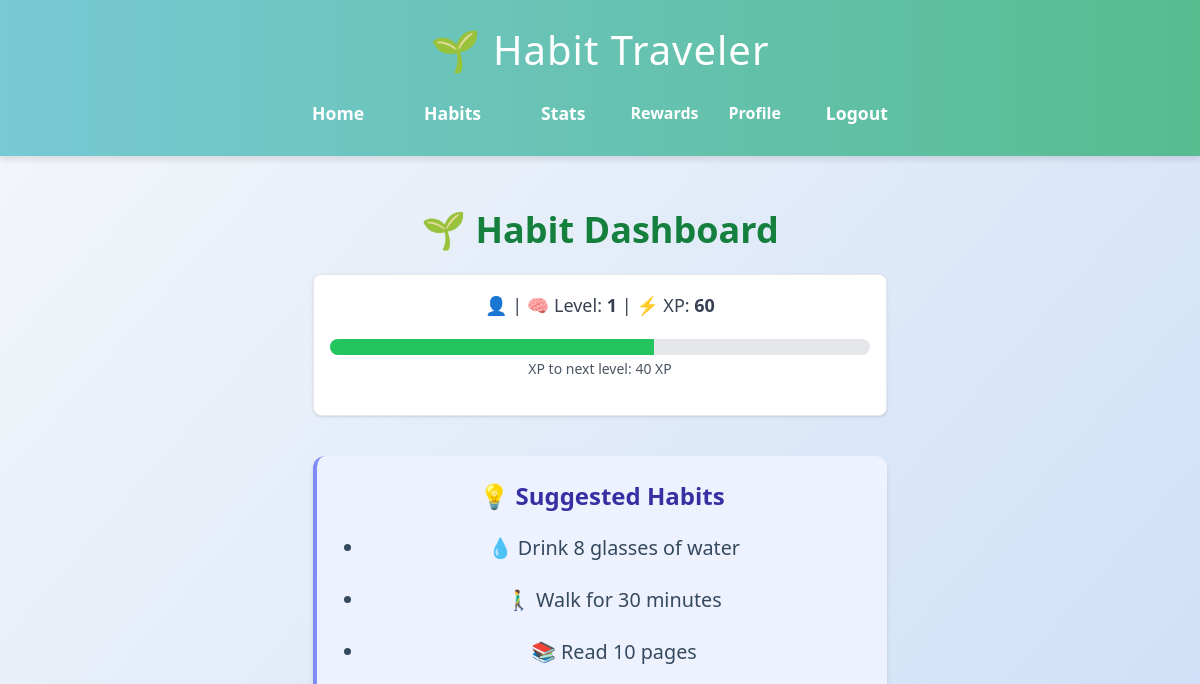
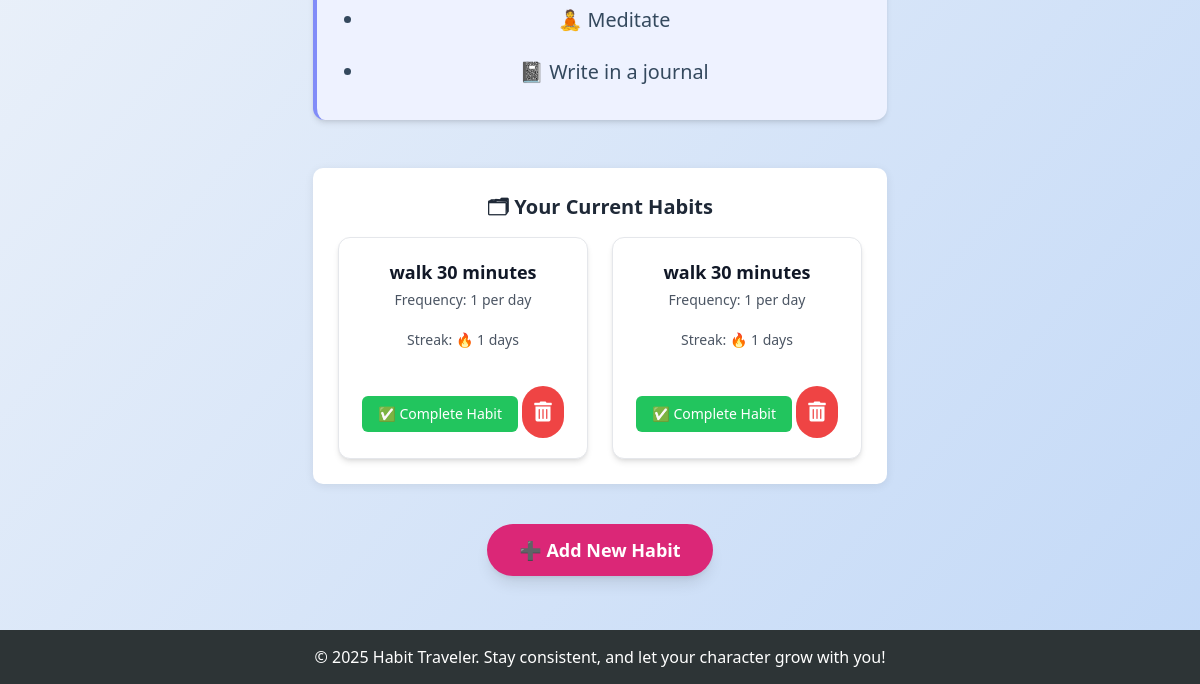
Page /habits (signed in) on the earlier database version (2 pictures, top to bottom).
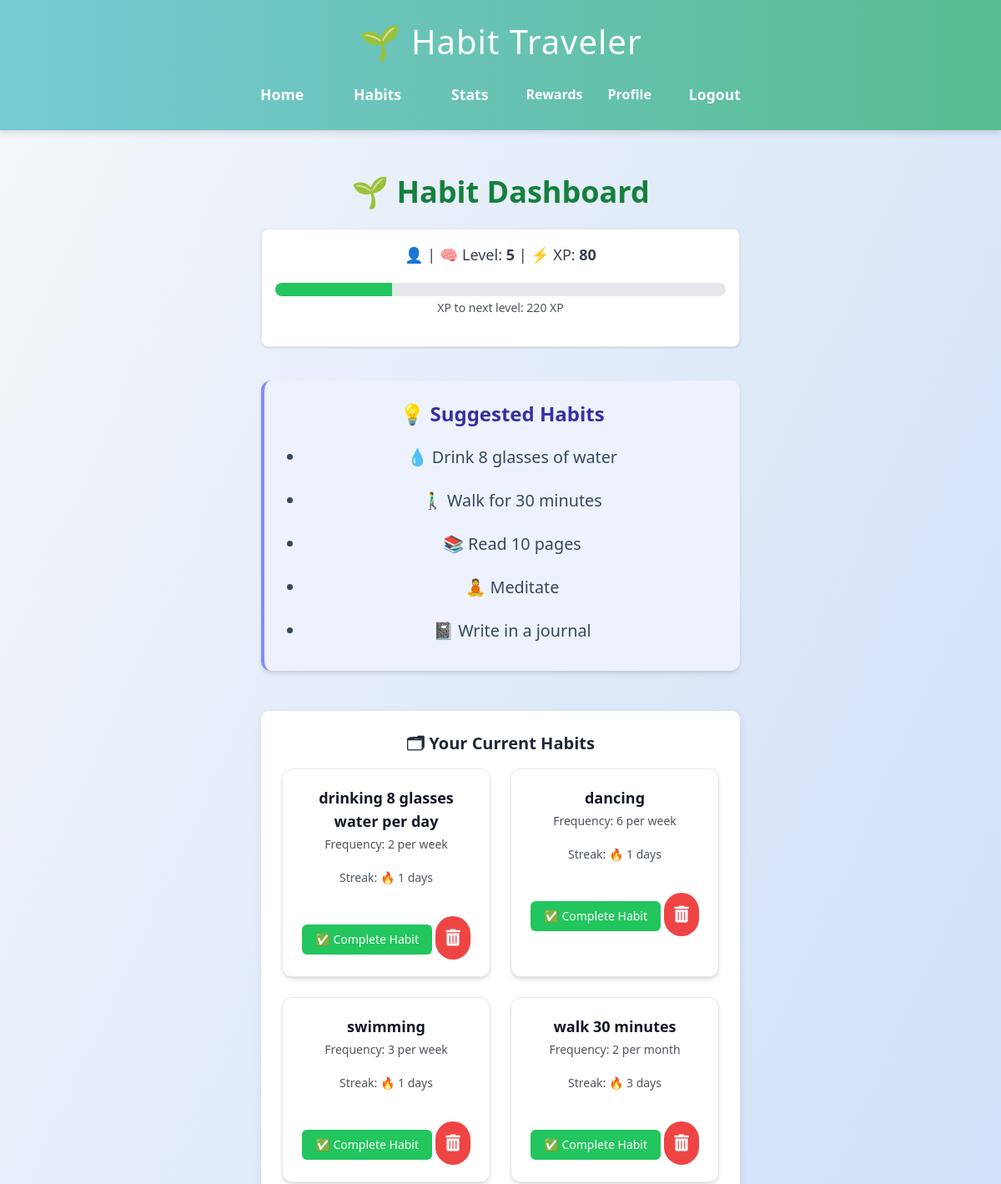
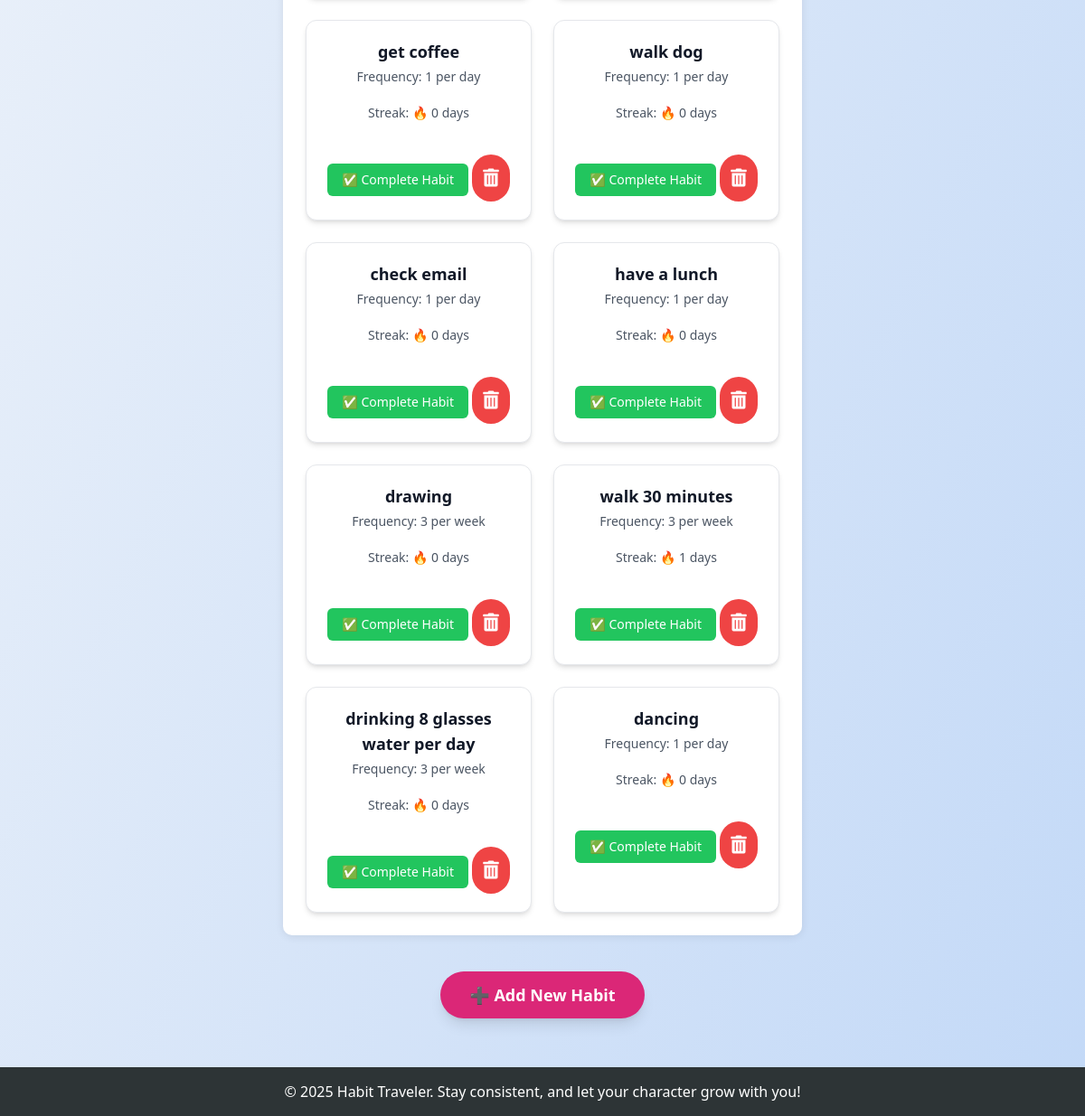
Same page on the later database version (2 pictures, top to bottom).
### app.py (models this page shows)
class User(db.Model):
    id = db.Column(db.Integer, primary_key=True)
    email = db.Column(db.String(150), unique=True, nullable=False)
    name = db.Column(db.String(150), unique=True, nullable=True)
    password = db.Column(db.String(200), nullable=False)
    xp = db.Column(db.Integer, default=0)
    level = db.Column(db.Integer, default=1)
    birthday = db.Column(db.Date, nullable=True)
    age = db.Column(db.Integer, nullable=True)
    description = db.Column(db.String(500), nullable=True)
    avatar = db.Column(db.String(200), nullable=True)

class Habit(db.Model):
    id = db.Column(db.Integer, primary_key=True)
    user_id = db.Column(db.Integer, db.ForeignKey('user.id'), nullable=False)
    name = db.Column(db.String(150), nullable=False)
    target_frequency = db.Column(db.Integer, nullable=True)
    frequency_period = db.Column(db.String(10), nullable=True)
    reminder_time = db.Column(db.Time, nullable=True)
    user = db.relationship('User', backref='habits')
    last_reminder_sent = db.Column(DateTime, nullable=True)

### app.py (the view)
@app.route('/habits')
def habits():
    if 'user_id' not in session:
        return redirect(url_for('login'))
    user_id = session['user_id']
    name = session.get('name')
    user = User.query.get(user_id)
    xp_needed = 100 + (user.level - 1) * 50
    progress_percent = int((user.xp / xp_needed) * 100) if xp_needed > 0 else 0
    progress_class = f"w-[{progress_percent}%]"
    user_habits = Habit.query.filter_by(user_id=user_id).all()
    habits_with_data = []
    for habit in user_habits:
        completions_query = HabitCompletion.query.filter_by(habit_id=habit.id, user_id=user_id)
        if habit.frequency_period == 'day':
            start_date = date.today()
        elif habit.frequency_period == 'week':
            start_date = date.today() - timedelta(days=date.today().weekday())
        elif habit.frequency_period == 'month':
            start_date = date.today().replace(day=1)
        completions = completions_query.filter(HabitCompletion.date >= start_date).count()
        habits_with_data.append({
            'id': habit.id,
            'name': habit.name,
            'streak': completions,
            'goal': habit.target_frequency,
            'period': habit.frequency_period,
            'on_track': completions >= habit.target_frequency
        })
    return render_template('habit.html',
                           habits=habits_with_data,
                           name=name,
                           user=user,
                           xp_needed=xp_needed,
                           progress_class=progress_class)

### templates/habit.html (shortened to what this page needs)
{% extends "base.html" %}
{% block content %}
<div class="max-w-4xl mx-auto p-6">
    <h2 class="text-4xl font-extrabold mb-6 text-center text-green-700">🌱 Habit Dashboard</h2>
    <div class="bg-white p-4 rounded-lg shadow mb-10 text-center border border-gray-200">
        <p class="text-lg text-gray-700 font-medium">
            👤 <strong>{{ username }}</strong> | 🧠 Level: <strong>{{ user.level }}</strong> | ⚡ XP: <strong>{{ user.xp }}</strong>
        </p>
        <div class="mt-3 h-4 bg-gray-200 rounded-full overflow-hidden">
            <div class="h-full bg-green-500 transition-all duration-300 {{ progress_class }}"></div>
        </div>
        <p class="text-sm text-gray-600 mt-1">XP to next level: {{ xp_needed - user.xp }} XP</p>
    </div>
    <section class="mb-12 bg-indigo-50 p-6 rounded-xl border-l-4 border-indigo-400 shadow-md">
        <h3 class="text-2xl font-bold text-indigo-800 mb-3">💡 Suggested Habits</h3>
        <ul class="list-disc pl-6 text-gray-700 space-y-1 text-lg">
            <li>💧 Drink 8 glasses of water</li>
            <li>🚶‍♂ Walk for 30 minutes</li>
            <li>📚 Read 10 pages</li>
            <li>🧘 Meditate</li>
            <li>📓 Write in a journal</li>
        </ul>
    </section>
    <section class="mb-10">
        <h3 class="text-xl font-semibold text-gray-800 mb-4">🗂 Your Current Habits</h3>
        {% if habits %}
            <div class="habits-container grid gap-6 sm:grid-cols-2">
                {% for habit in habits %}
                    <div class="habit-card bg-white p-5 rounded-xl shadow-md border border-gray-200">
                        <h4 class="text-lg font-bold text-gray-900">{{ habit.name }}</h4>
                        <p class="text-gray-600 text-sm mt-1">Frequency: {{ habit.goal }} per {{ habit.period }}</p>
                        <p class="text-gray-600 text-sm">Streak: 🔥 {{ habit.streak }} days</p>
                        <form action="{{ url_for('complete_habit', habit_id=habit.id) }}" method="post" style="display:inline;">
                            <button
                                class="bg-green-500 hover:bg-green-600 text-white py-2 px-4 rounded-md text-sm mt-4"
                                type="submit">
                                ✅ Complete Habit
                            </button>
                        </form>
                        <form action="{{ url_for('delete_habit', habit_id=habit.id) }}" method="post" style="display:inline;">
                            <button
                                type="submit"
                                class="bg-red-500 hover:bg-red-600 text-white p-3 rounded-full mt-4 transition duration-300 focus:outline-none">
                                <i class="fas fa-trash-alt text-xl"></i>
                            </button>
                        </form>
                    </div>
                {% endfor %}
            </div>
        {% else %}
            <div class="bg-yellow-50 border-l-4 border-yellow-400 text-yellow-800 p-4 rounded">
                <p>You haven’t added any habits yet. Start your first quest!</p>
            </div>
        {% endif %}
    </section>
    <div class="text-center mt-10">
        <a
            href="{{ url_for('add_habit') }}"
            class="bg-pink-600 hover:bg-pink-700 text-white font-bold text-lg py-3 px-8 rounded-full shadow-lg transition duration-300 inline-block">
            ➕ Add New Habit
        </a>
    </div>
</div>
{% endblock %}

Differences in the rows shown:
removed Habit: name "walk 30 minutes", goal "1", period "day", streak "1"
removed Habit: name "walk 30 minutes", goal "1", period "day", streak "1"
changed User: level "1" → "5"; xp "60" → "80"; xp_needed-user.xp "40" → "220"
added Habit: name "drinking 8 glasses water per day", goal "2", period "week", streak "1"
now on this page (row edited): Habit: name "dancing", goal "6", period "week", streak "1"
now on this page (row edited): Habit: name "swimming", goal "3", period "week", streak "1"
now on this page (row edited): Habit: name "walk 30 minutes", goal "2", period "month", streak "3"
added Habit: name "get coffee", goal "1", period "day", streak "0"
added Habit: name "walk dog", goal "1", period "day", streak "0"
added Habit: name "check email", goal "1", period "day", streak "0"
added Habit: name "have a lunch", goal "1", period "day", streak "0"
added Habit: name "drawing", goal "3", period "week", streak "0"
added Habit: name "walk 30 minutes", goal "3", period "week", streak "1"
added Habit: name "drinking 8 glasses water per day", goal "3", period "week", streak "0"
added Habit: name "dancing", goal "1", period "day", streak "0"
